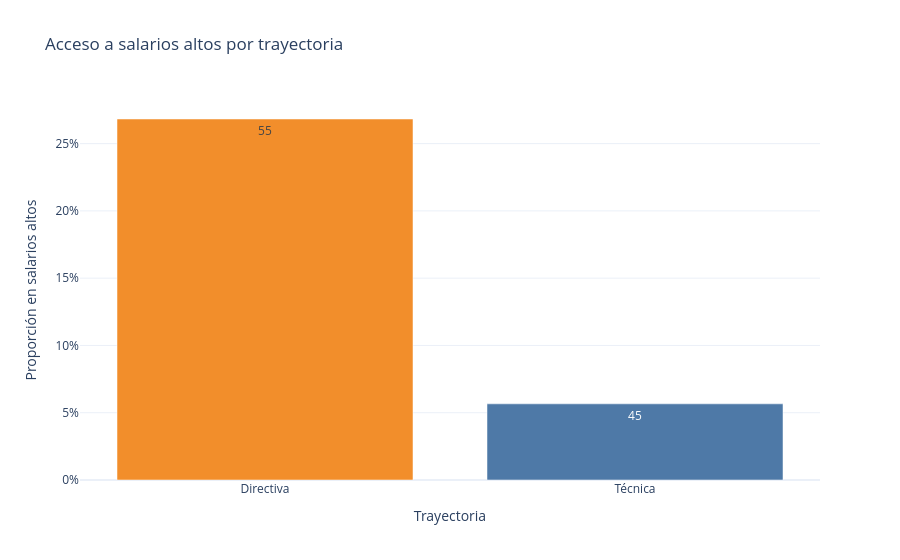

Notebook source saved alongside this figure:
### Code cell
# Se compara la proporción de profesionales en el decil salarial superior por trayectoria.

fig = px.bar(
    career_path_summary,
    x="trayectoria",
    y="proporcion_con_salario_alto",
    text="profesionales_con_salario_alto",
    labels={
        "trayectoria": "Trayectoria",
        "proporcion_con_salario_alto": "Proporción en salarios altos",
        "profesionales_con_salario_alto": "Profesionales",
    },
    title="Acceso a salarios altos por trayectoria",
    color="trayectoria",
    color_discrete_map={"Técnica": "#4e79a7", "Directiva": "#f28e2b"},
)
fig.update_yaxes(tickformat=".0%")
fig.update_layout(template="plotly_white", showlegend=False)
fig.show()

### Figure 1 — Plotly figure (JSON) as saved in the notebook; plotly's stock layout.template omitted (floating-point values rounded to 4 significant figures)
{"data": [{"hovertemplate": "Trayectoria=%{x}<br>Proporción en salarios altos=%{y}<br>Profesionales=%{text}<extra></extra>", "legendgroup": "Directiva", "marker": {"color": "#f28e2b", "pattern": {"shape": ""}}, "name": "Directiva", "orientation": "v", "showlegend": true, "text": [55.0], "textposition": "auto", "type": "bar", "x": ["Directiva"], "xaxis": "x", "y": [0.2683], "yaxis": "y"}, {"hovertemplate": "Trayectoria=%{x}<br>Proporción en salarios altos=%{y}<br>Profesionales=%{text}<extra></extra>", "legendgroup": "Técnica", "marker": {"color": "#4e79a7", "pattern": {"shape": ""}}, "name": "Técnica", "orientation": "v", "showlegend": true, "text": [45.0], "textposition": "auto", "type": "bar", "x": ["Técnica"], "xaxis": "x", "y": [0.0566], "yaxis": "y"}], "layout": {"barmode": "relative", "legend": {"title": {"text": "Trayectoria"}, "tracegroupgap": 0}, "showlegend": false, "title": {"text": "Acceso a salarios altos por trayectoria"}, "xaxis": {"anchor": "y", "categoryarray": ["Directiva", "Técnica"], "categoryorder": "array", "domain": [0, 1], "title": {"text": "Trayectoria"}}, "yaxis": {"anchor": "x", "domain": [0, 1], "tickformat": ".0%", "title": {"text": "Proporción en salarios altos"}}}}
